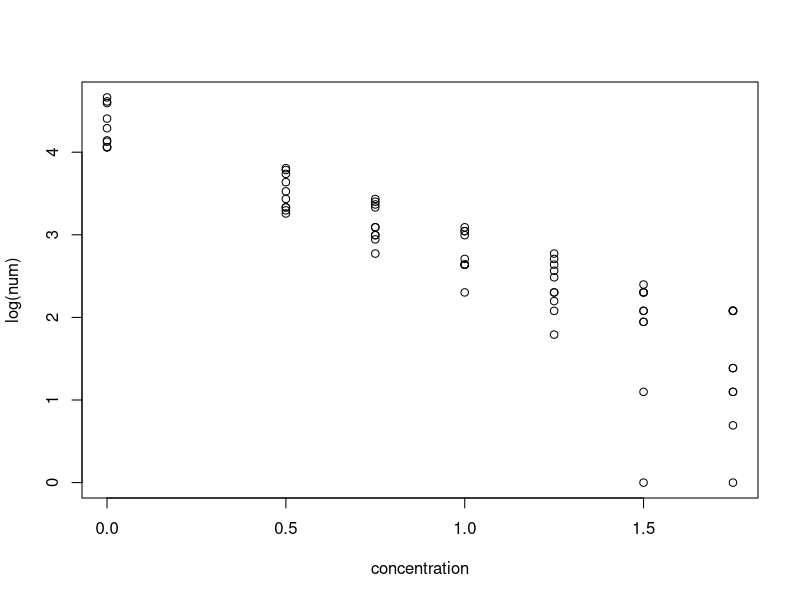
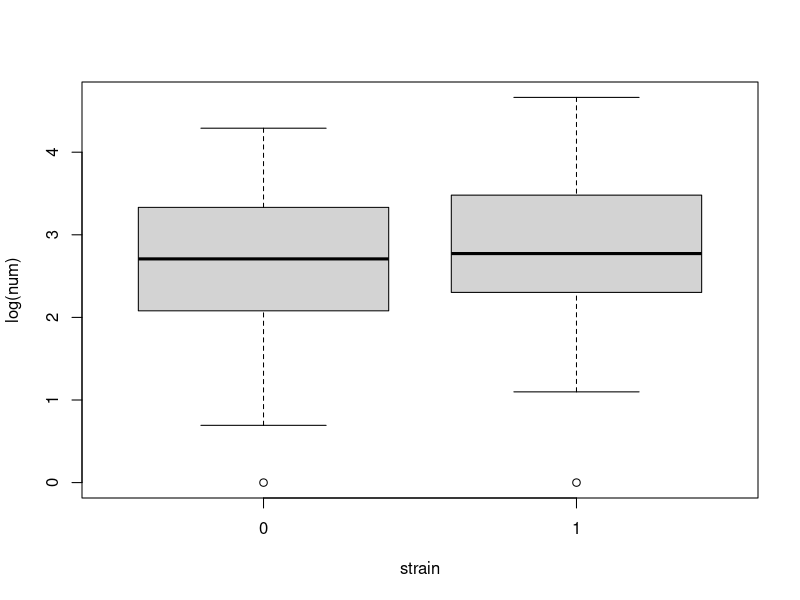

R code for these plots, in order:
cerio = read.table("ceriodaphnia.txt")
colnames(cerio) <- c("num", "concentration", "strain")
head(cerio)
cerio$strain <- factor(cerio$strain)

plot(log(num) ~ concentration, data=cerio)
plot(log(num) ~ strain, data=cerio)

#residual deviance: deviance for the model having only the intercept term
#GOF: H0: smaller, H1: full (less D == good fit)

fit1 <- glm(num ~ concentration + strain, data=cerio, family="poisson")
summary(fit1)
fit1_dev = fit1$deviance
(1 - pchisq(fit1$deviance, fit1$df.residual)) #good

fit2 <- glm(num ~ concentration, data=cerio, family="poisson")
summary(fit2)
fit2_dev = fit2$deviance
(1 - pchisq(fit2$deviance, fit2$df.residual)) #bad

fit3 <- glm(num ~ strain, data=cerio, family="poisson")
summary(fit3)
fit3_dev = fit3$deviance
(1 - pchisq(fit3$deviance, fit3$df.residual)) #bad

fit4 <- glm(num ~ 1, data=cerio, family="poisson")
summary(fit4)
fit4_dev = fit4$deviance
(1 - pchisq(fit4$deviance, fit4$df.residual)) #bad


# model selection
# H0: smaller, H1: larger
# chi2 statistic = D(H0)- D(H1)
(dev21 = fit2_dev - fit1_dev)
(df21 = fit2$df.residual - fit1$df.residual)
(1 - pchisq(dev21, df21)) #near 0. reject H0. The larger one is better.

(dev31 = fit3_dev - fit1_dev)
(df31 = fit3$df.residual - fit1$df.residual)
(1 - pchisq(dev31, df31)) #0. reject H0. The larger one is better.

(dev42 = fit4_dev - fit2_dev)
(df42 = fit4$df.residual - fit2$df.residual)
(1 - pchisq(dev42, df42)) #0. reject H0. the larger one is better

(dev43 = fit4_dev - fit3_dev)
(df43 = fit4$df.residual - fit3$df.residual)
(1 - pchisq(dev43, df43)) #near 0. reject H0. the larger one is better

(dev41 = fit4_dev - fit1_dev)
(df41 = fit4$df.residual - fit1$df.residual)
(1 - pchisq(dev41, df41)) #0. reject H0. the larger one is better

#choose fit1!


